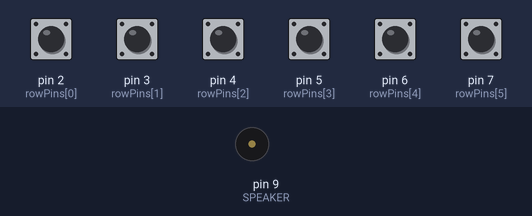
A sketch run on a simulated Arduino Mega 2560, built with avr-gcc and run on an emulated ATmega2560. Parts: buzzer (waves = sounding). The inputs (shaded band) are chosen by the test bench; at power-on: pin 2 (rowPins[0]), pin 3 (rowPins[1]), pin 4 (rowPins[2]), pin 5 (rowPins[3]), pin 6 (rowPins[4]), pin 7 (rowPins[5]) HIGH. What the sketch prints to the serial monitor is not drawn.

Above: at 1.2 s.
1.3 s: pin 2 (rowPins[0]) pulled LOW for 0.15 s
At 1.38 s:
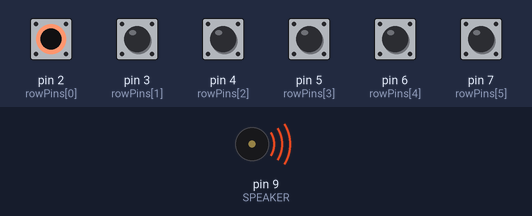
2.9 s: pin 3 (rowPins[1]) pulled LOW for 0.15 s
At 3.7 s:
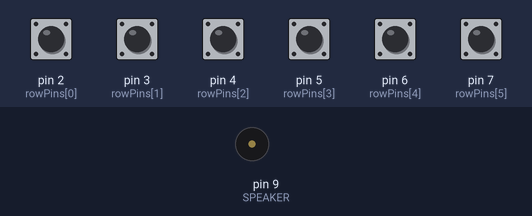
4.5 s: pin 4 (rowPins[2]) pulled LOW for 0.15 s
At 4.58 s:
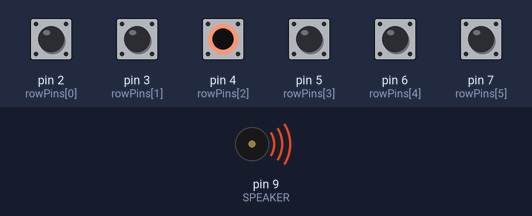
6.1 s: pin 5 (rowPins[3]) pulled LOW for 0.15 s
At 7.4 s:
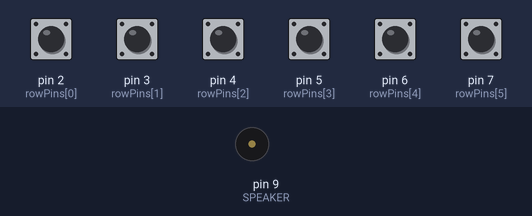
7.7 s: pin 6 (rowPins[4]) pulled LOW for 0.15 s
At 8.4 s:
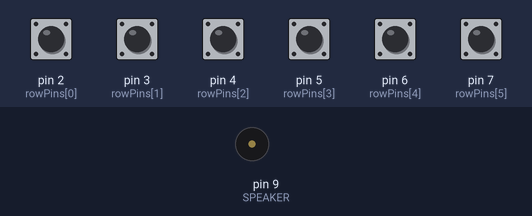
9.3 s: pin 7 (rowPins[5]) pulled LOW for 0.15 s
At 10.8 s:
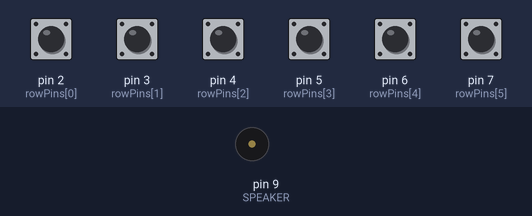
Timing chart, 0 to 11.9 s (numbered marks = the images above; inputs shaded):
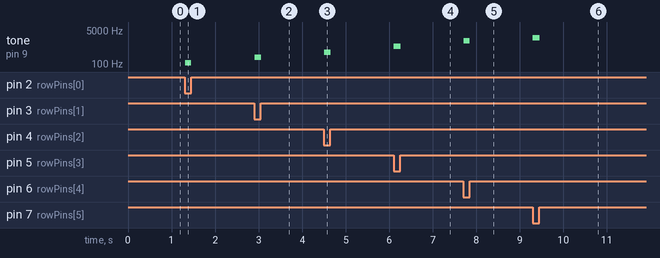

The sketch:

test_61_note_keyboard_tone_func_mod.ino
```cpp
// 61-Key Matrix Keyboard → Live Piano Mode
#include "pitches.h"

const int SPEAKER = 9;

// --- Keyboard Config ---
const byte NUM_ROWS = 6;
const byte NUM_COLS = 11;
const byte TOTAL_KEYS = 61;
const byte START_MIDI_NOTE = 36; // MIDI Note 36 is C2

const byte rowPins[NUM_ROWS] = {2, 3, 4, 5, 6, 7};
const byte colPins[NUM_COLS] = {23, 25, 27, 29, 31, 33, 35, 37, 39, 41, 43};

bool keyState[NUM_ROWS][NUM_COLS];
bool lastKeyState[NUM_ROWS][NUM_COLS];
const char* noteNames[] = {"C", "C#", "D", "D#", "E", "F", "F#", "G", "G#", "A", "A#", "B"};

// --- Live Piano Note Mapping ---
// An array mapping the 61 keys (starting at C2) to their corresponding frequencies in pitches.h
const int pianoNotes[TOTAL_KEYS] = {
  NOTE_C2, NOTE_CS2, NOTE_D2, NOTE_DS2, NOTE_E2, NOTE_F2, NOTE_FS2, NOTE_G2, NOTE_GS2, NOTE_A2, NOTE_AS2, NOTE_B2, // Octave 2
  NOTE_C3, NOTE_CS3, NOTE_D3, NOTE_DS3, NOTE_E3, NOTE_F3, NOTE_FS3, NOTE_G3, NOTE_GS3, NOTE_A3, NOTE_AS3, NOTE_B3, // Octave 3
  NOTE_C4, NOTE_CS4, NOTE_D4, NOTE_DS4, NOTE_E4, NOTE_F4, NOTE_FS4, NOTE_G4, NOTE_GS4, NOTE_A4, NOTE_AS4, NOTE_B4, // Octave 4 (Middle C is C4)
  NOTE_C5, NOTE_CS5, NOTE_D5, NOTE_DS5, NOTE_E5, NOTE_F5, NOTE_FS5, NOTE_G5, NOTE_GS5, NOTE_A5, NOTE_AS5, NOTE_B5, // Octave 5
  NOTE_C6, NOTE_CS6, NOTE_D6, NOTE_DS6, NOTE_E6, NOTE_F6, NOTE_FS6, NOTE_G6, NOTE_GS6, NOTE_A6, NOTE_AS6, NOTE_B6, // Octave 6
  NOTE_C7                                                                                                          // Key 61 (C7)
};

// Track the currently active key index to know when to shut up
int activeKeyIndex = -1;

void setup() {
  Serial.begin(115200);
  while (!Serial) {}
  Serial.println("61-Key Keyboard → Live Piano Mode Ready!");

  // Keyboard setup
  for (byte r = 0; r < NUM_ROWS; r++) {
    pinMode(rowPins[r], INPUT_PULLUP);
  }
  for (byte c = 0; c < NUM_COLS; c++) {
    pinMode(colPins[c], OUTPUT);
    digitalWrite(colPins[c], HIGH);
  }

  // Initialize key states
  for (byte r = 0; r < NUM_ROWS; r++) {
    for (byte c = 0; c < NUM_COLS; c++) {
      keyState[r][c] = false;
      lastKeyState[r][c] = false;
    }
  }
}

void loop() {
  scanMatrix();
  checkStateChanges();
  delay(1);
}

// ==================== Keyboard Functions ====================
void scanMatrix() {
  for (byte c = 0; c < NUM_COLS; c++) {
    digitalWrite(colPins[c], LOW);
    delayMicroseconds(10);

    for (byte r = 0; r < NUM_ROWS; r++) {
      keyState[r][c] = (digitalRead(rowPins[r]) == LOW);
    }
    digitalWrite(colPins[c], HIGH);
  }
}

void checkStateChanges() {
  for (byte r = 0; r < NUM_ROWS; r++) {
    for (byte c = 0; c < NUM_COLS; c++) {
      int keyIndex = (r * NUM_COLS) + c;
      if (keyIndex >= TOTAL_KEYS) continue;

      byte midiNote = START_MIDI_NOTE + keyIndex;

      // Key newly pressed
      if (keyState[r][c] && !lastKeyState[r][c]) {
        printNoteEvent(midiNote, true);

        // Play the live note matching this key index instantly
        tone(SPEAKER, pianoNotes[keyIndex]);
        activeKeyIndex = keyIndex; // Track that this key is currently making noise

        lastKeyState[r][c] = true;
      }
      // Key released
      else if (!keyState[r][c] && lastKeyState[r][c]) {
        printNoteEvent(midiNote, false);

        // Only turn off the speaker if the released key was the one playing
        if (activeKeyIndex == keyIndex) {
          noTone(SPEAKER);
          activeKeyIndex = -1;
        }

        lastKeyState[r][c] = false;
      }
    }
  }
}

void printNoteEvent(byte midiNote, bool isPressed) {
  int noteIndex = midiNote % 12;
  int octave = (midiNote / 12) - 1;

  Serial.print("Note: ");
  Serial.print(noteNames[noteIndex]);
  Serial.print(octave);
  Serial.println(isPressed ? " [ON]" : " [OFF]");
}
```

pitches.h
```cpp
/*************************************************
 * Public Constants
 *************************************************/

#define NOTE_B0  31
#define NOTE_C1  33
#define NOTE_CS1 35
#define NOTE_D1  37
#define NOTE_DS1 39
#define NOTE_E1  41
#define NOTE_F1  44
#define NOTE_FS1 46
#define NOTE_G1  49
#define NOTE_GS1 52
#define NOTE_A1  55
#define NOTE_AS1 58
#define NOTE_B1  62
#define NOTE_C2  65
#define NOTE_CS2 69
#define NOTE_D2  73
#define NOTE_DS2 78
#define NOTE_E2  82
#define NOTE_F2  87
#define NOTE_FS2 93
#define NOTE_G2  98
#define NOTE_GS2 104
#define NOTE_A2  110
#define NOTE_AS2 117
#define NOTE_B2  123
#define NOTE_C3  131
#define NOTE_CS3 139
#define NOTE_D3  147
#define NOTE_DS3 156
#define NOTE_E3  165
#define NOTE_F3  175
#define NOTE_FS3 185
#define NOTE_G3  196
#define NOTE_GS3 208
#define NOTE_A3  220
#define NOTE_AS3 233
#define NOTE_B3  247
#define NOTE_C4  262
#define NOTE_CS4 277
#define NOTE_D4  294
#define NOTE_DS4 311
#define NOTE_E4  330
#define NOTE_F4  349
#define NOTE_FS4 370
#define NOTE_G4  392
#define NOTE_GS4 415
#define NOTE_A4  440
#define NOTE_AS4 466
#define NOTE_B4  494
#define NOTE_C5  523
#define NOTE_CS5 554
#define NOTE_D5  587
#define NOTE_DS5 622
#define NOTE_E5  659
#define NOTE_F5  698
#define NOTE_FS5 740
#define NOTE_G5  784
#define NOTE_GS5 831
#define NOTE_A5  880
#define NOTE_AS5 932
#define NOTE_B5  988
#define NOTE_C6  1047
#define NOTE_CS6 1109
#define NOTE_D6  1175
#define NOTE_DS6 1245
#define NOTE_E6  1319
#define NOTE_F6  1397
#define NOTE_FS6 1480
#define NOTE_G6  1568
#define NOTE_GS6 1661
#define NOTE_A6  1760
#define NOTE_AS6 1865
#define NOTE_B6  1976
#define NOTE_C7  2093
#define NOTE_CS7 2217
#define NOTE_D7  2349
#define NOTE_DS7 2489
#define NOTE_E7  2637
#define NOTE_F7  2794
#define NOTE_FS7 2960
#define NOTE_G7  3136
#define NOTE_GS7 3322
#define NOTE_A7  3520
#define NOTE_AS7 3729
#define NOTE_B7  3951
#define NOTE_C8  4186
#define NOTE_CS8 4435
#define NOTE_D8  4699
#define NOTE_DS8 4978
```

Measured:
- after the input at 1.3 s, tone on pin 9 (SPEAKER): silent → 117 Hz at once, → silent 0.14 s later
- after the input at 2.9 s, tone on pin 9 (SPEAKER): silent → 220 Hz at once, → silent 0.15 s later
- after the input at 4.5 s, tone on pin 9 (SPEAKER): silent → 392 Hz at once, → silent 0.15 s later
- after the input at 6.1 s, tone on pin 9 (SPEAKER): silent → 784 Hz at once, → silent 0.15 s later
- after the input at 7.7 s, tone on pin 9 (SPEAKER): silent → 1480 Hz at once, → silent 0.14 s later
- after the input at 9.3 s, tone on pin 9 (SPEAKER): silent → 2093 Hz at once, → silent 0.15 s later
